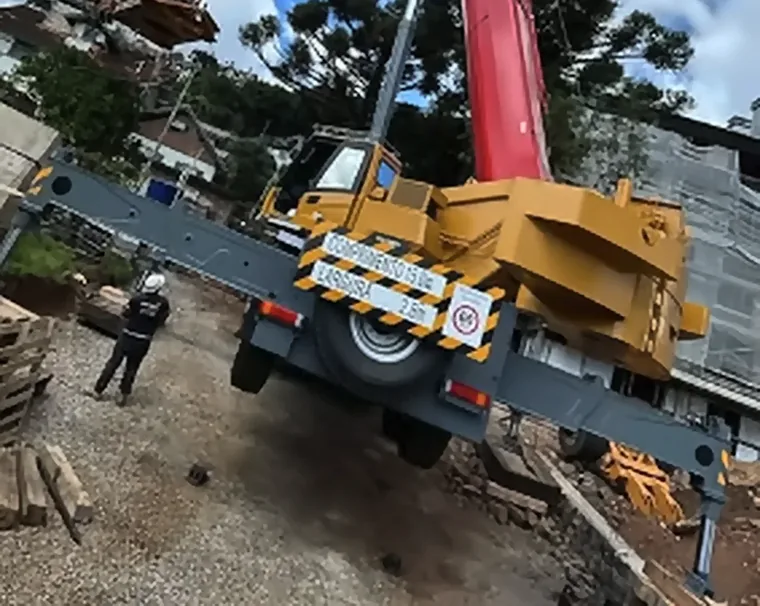
#> input picture assets/img/montagem-detalhe-760.webp, 760 x 606 px
$ python -i enhance_images.py   (imports and definitions only)
#> lines starting #> are read from the running program, lines starting #| are printed output that depends on the picture
#> further down, picture is the input picture: shape (606, 760, 3); mean B, G, R 78.1, 86, 91.8
"""Prepare photos for the site: clean up, enlarge and export as WebP.

Produces two files per photo in public/assets/img/: a full-size version
(at least 1100 px wide) and a 760 px version used on phones.

    python3 tools/enhance_images.py photo.jpg --name obra-construcao
    python3 tools/enhance_images.py photo.jpg --name montagem-detalhe --crop-top 0.4

Requires: pip install opencv-python pillow numpy

Upscaling here is classical (denoise + Lanczos + edge-aware sharpening).
It cleans compression artefacts but cannot invent detail, so the best
results always come from the original camera files, not screenshots.
"""

import argparse
from pathlib import Path

import cv2
import numpy as np
from PIL import Image

OUTPUT_DIR = Path(__file__).resolve().parent.parent / "public" / "assets" / "img"
TARGET_WIDTH = 1100
MOBILE_WIDTH = 760


def enhance(image: np.ndarray) -> np.ndarray:
    """Remove block noise, enlarge in 2x steps and restore edge contrast."""
    image = cv2.fastNlMeansDenoisingColored(image, None, 3, 3, 5, 15)

    while image.shape[1] < TARGET_WIDTH:
        height, width = image.shape[:2]
        image = cv2.resize(image, (width * 2, height * 2), interpolation=cv2.INTER_LANCZOS4)
        image = cv2.bilateralFilter(image, 5, 18, 5)
        blurred = cv2.GaussianBlur(image, (0, 0), 1.4)
        image = cv2.addWeighted(image, 1.35, blurred, -0.35, 0)

    lab = cv2.cvtColor(image, cv2.COLOR_BGR2LAB)
#> lab: shape (1212, 1520, 3); mean of channels 0, 1, 2 91.6, 129.5, 133.7
    lightness, a, b = cv2.split(lab)
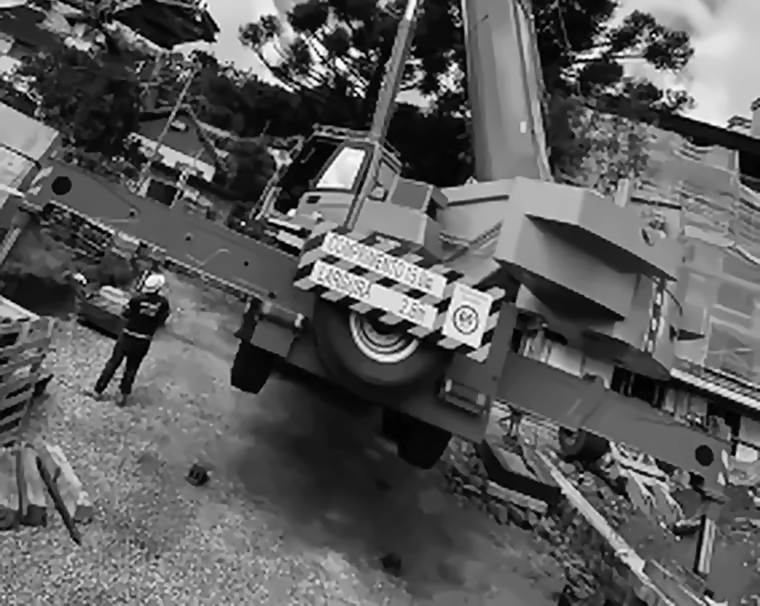
#> lightness: shape (1212, 1520) (shown at 1/2 size); min 0, max 255, mean 91.6
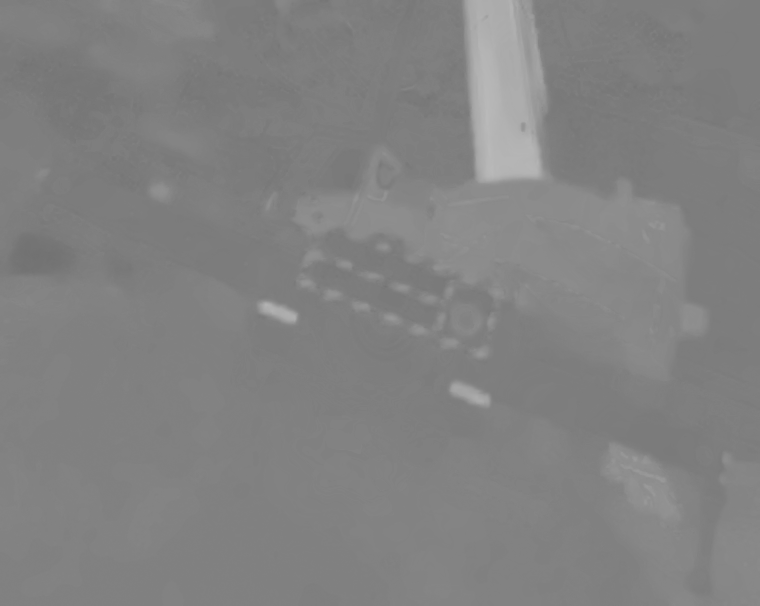
#> a: shape (1212, 1520) (shown at 1/2 size); min 112, max 186, mean 129.5
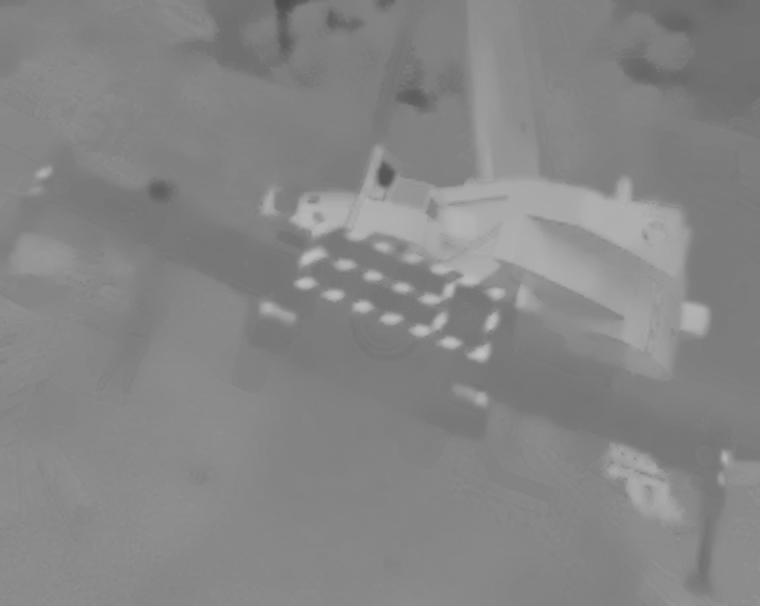
#> b: shape (1212, 1520) (shown at 1/2 size); min 78, max 194, mean 133.7
    lightness = cv2.createCLAHE(clipLimit=0.6, tileGridSize=(8, 8)).apply(lightness)
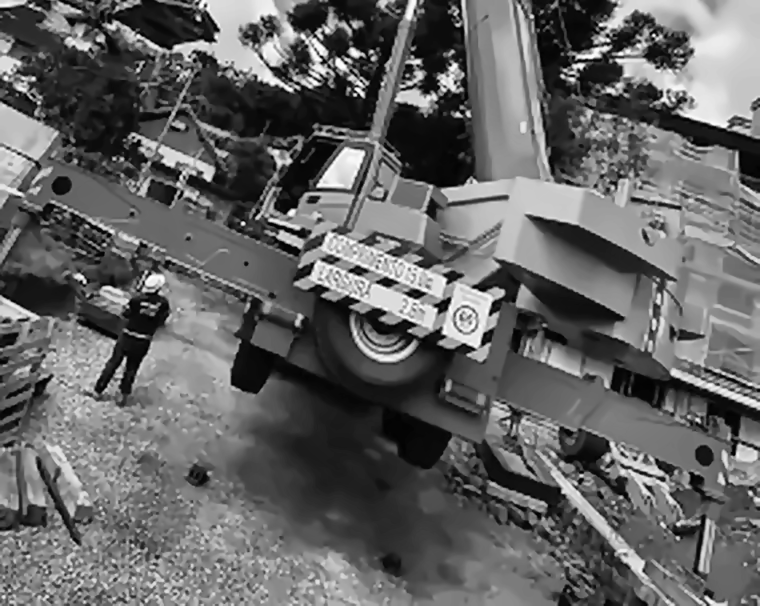
#> lightness: shape (1212, 1520) (shown at 1/2 size); min 1, max 255, mean 100.3
    image = cv2.cvtColor(cv2.merge((lightness, a, b)), cv2.COLOR_LAB2BGR)
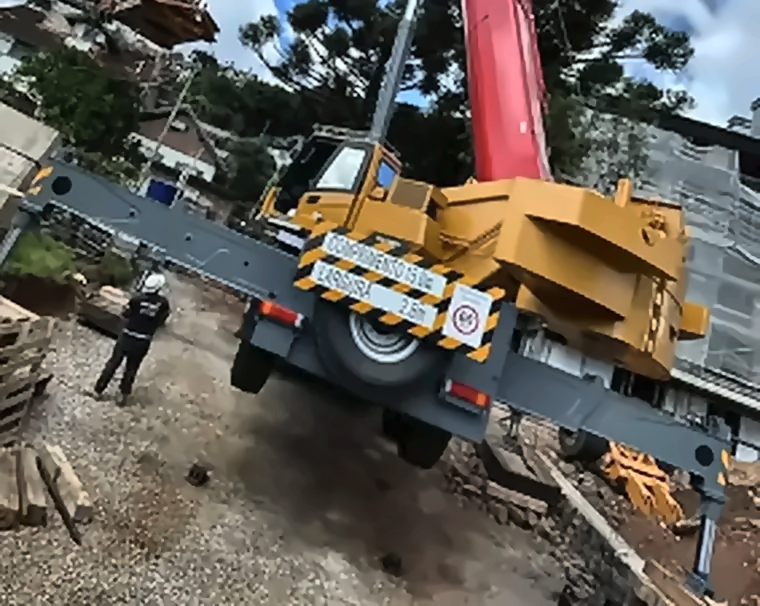
#> image: shape (1212, 1520, 3) (shown at 1/2 size); mean B, G, R 85.9, 94.2, 100.1

    # A whisper of grain hides the plastic look of upscaled flat areas.
    grain = np.random.default_rng(7).normal(0, 1.6, image.shape[:2]).astype(np.float32)
    return np.clip(image.astype(np.float32) + grain[..., None], 0, 255).astype(np.uint8)


def main() -> None:
    parser = argparse.ArgumentParser(description="Enhance a photo for the site.")
    parser.add_argument("source", type=Path)
    parser.add_argument("--name", required=True, help="output file name, without extension")
    parser.add_argument("--crop-top", type=float, default=0.0, help="fraction of the height to drop from the top")
    args = parser.parse_args()

    image = cv2.imread(str(args.source), cv2.IMREAD_COLOR)
    if image is None:
        raise SystemExit(f"Could not read {args.source}")

    if args.crop_top:
        image = image[int(image.shape[0] * args.crop_top):]

    if image.shape[1] < TARGET_WIDTH:
        image = enhance(image)

    photo = Image.fromarray(cv2.cvtColor(image, cv2.COLOR_BGR2RGB))
    full = OUTPUT_DIR / f"{args.name}.webp"
    mobile = OUTPUT_DIR / f"{args.name}-760.webp"

    photo.save(full, "WEBP", quality=84, method=6)
    ratio = MOBILE_WIDTH / photo.width
    photo.resize((MOBILE_WIDTH, round(photo.height * ratio)), Image.LANCZOS).save(
        mobile, "WEBP", quality=82, method=6
    )
    print(f"{full.name} {photo.size}  ·  {mobile.name}")


# [2 lines not run here, left out]

>>> import cv2
>>> picture = cv2.imread('../assets/img/montagem-detalhe-760.webp')
>>> result = enhance(picture)

$ run again, on assets/img/montagem-estrutura-760.webp
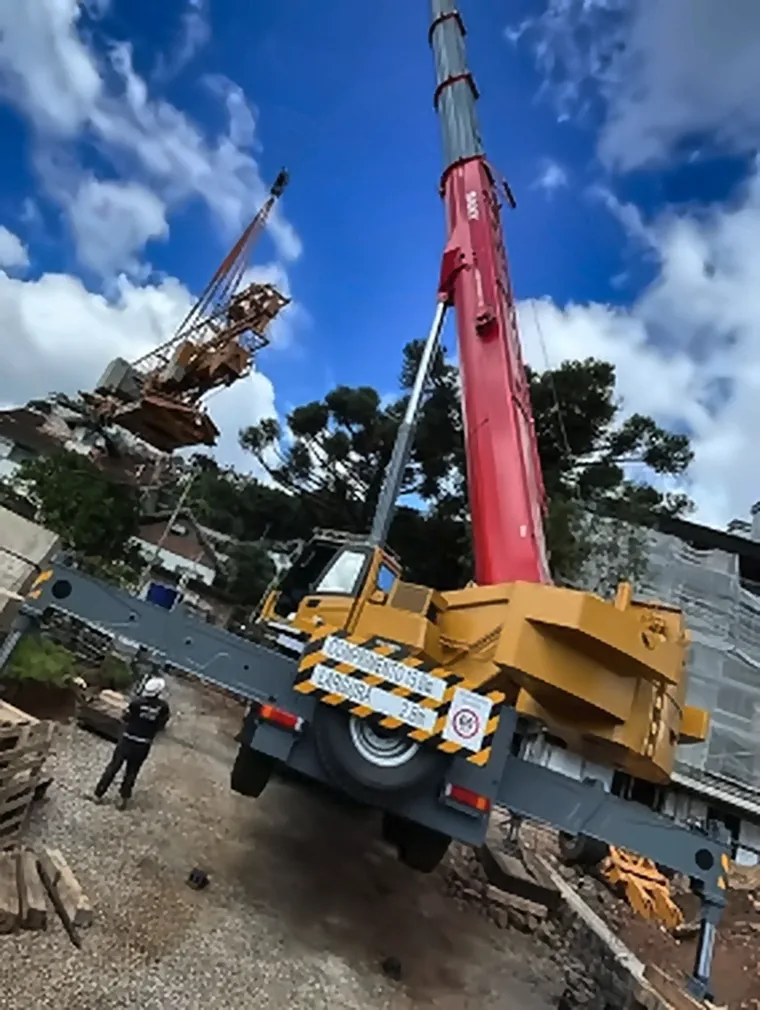
#> input picture assets/img/montagem-estrutura-760.webp, 760 x 1010 px
#> picture is the input picture: shape (1010, 760, 3); mean B, G, R 116.8, 98.9, 88.4
#> lab: shape (2020, 1520, 3); mean of channels 0, 1, 2 105.5, 132, 118.2
#> in enhance, `lightness = cv2.createCLAHE(clipLimit=0.6, tileGridSize=(8, 8)).apply(..`:
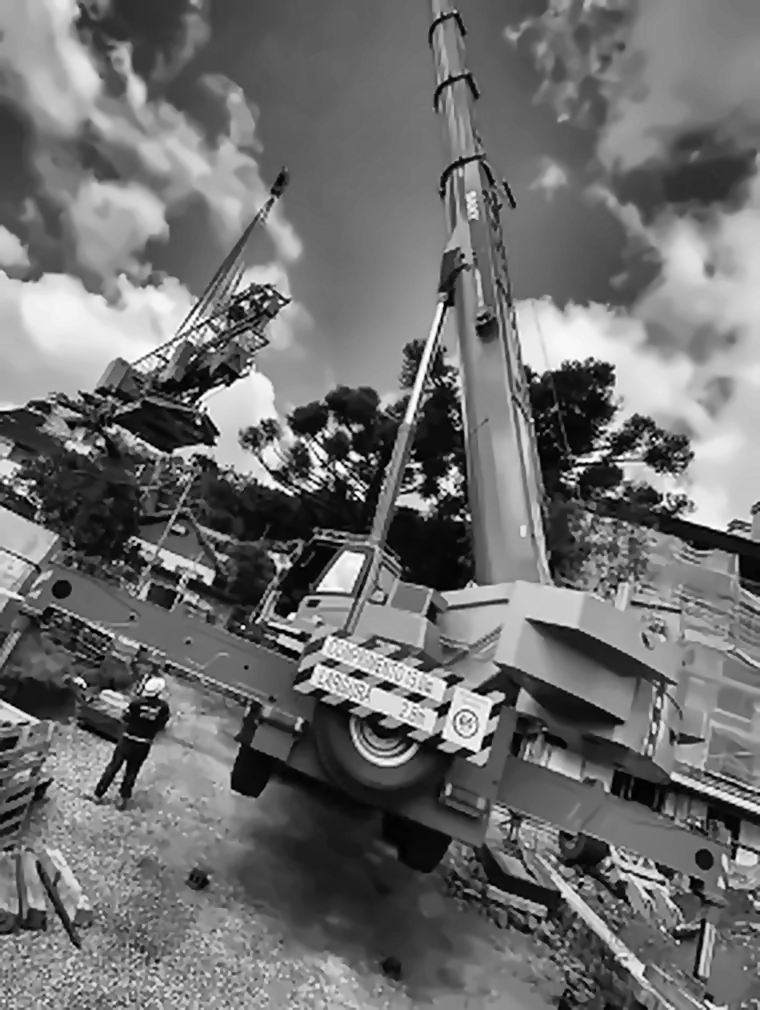
#> lightness: shape (2020, 1520) (shown at 1/2 size); min 1, max 255, mean 110.6
#> in enhance, `image = cv2.cvtColor(cv2.merge((lightness, a, b)), cv2.COLOR_LAB2BGR)`:
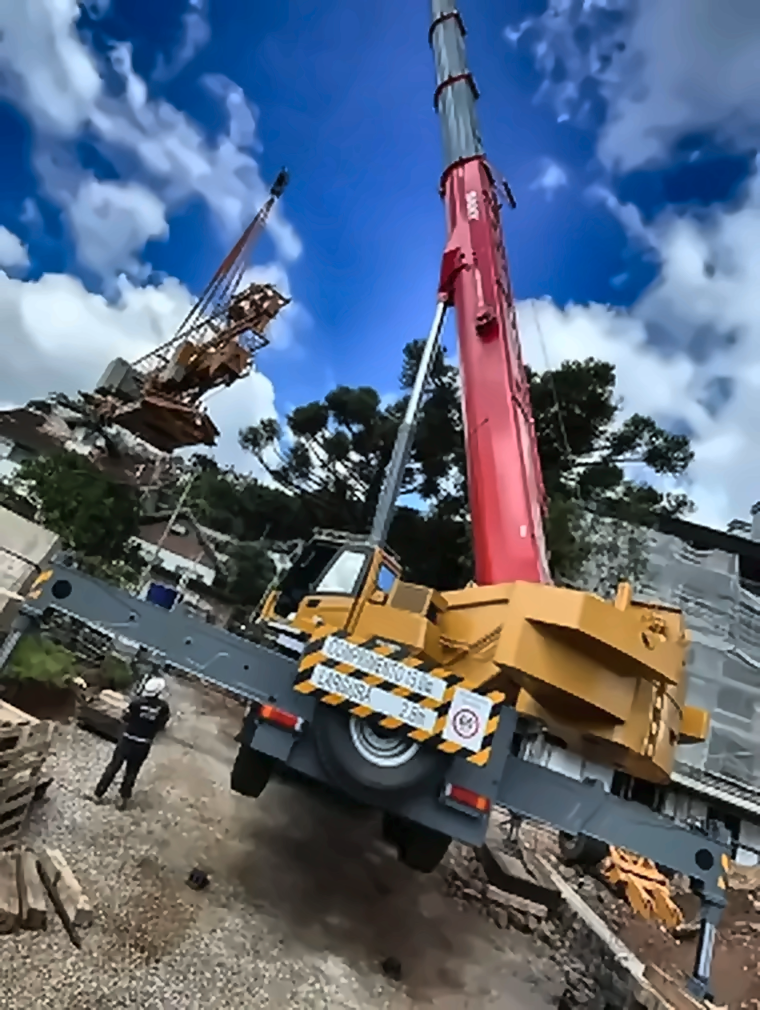
#> image: shape (2020, 1520, 3) (shown at 1/2 size); mean B, G, R 121.3, 103.7, 93

$ run again, on assets/img/obra-construcao-760.webp
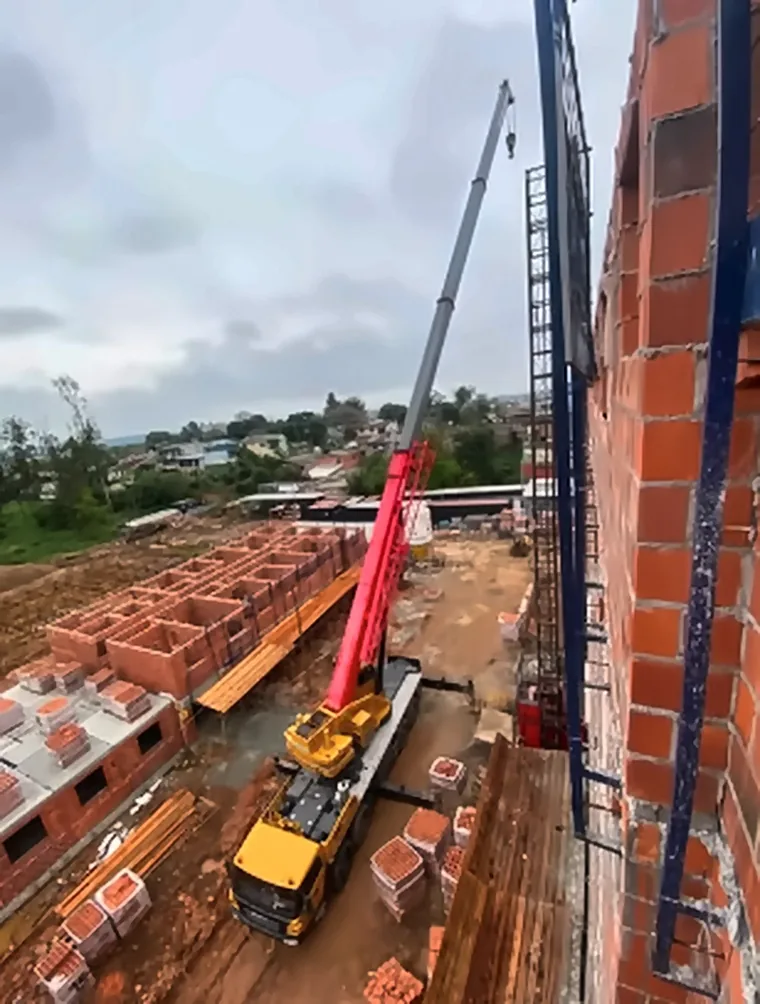
#> input picture assets/img/obra-construcao-760.webp, 760 x 1004 px
#> picture is the input picture: shape (1004, 760, 3); mean B, G, R 118.9, 124.3, 146.3
#> lab: shape (2008, 1520, 3); mean of channels 0, 1, 2 136, 137.3, 135.7
#> in enhance, `lightness, a, b = cv2.split(lab)`:
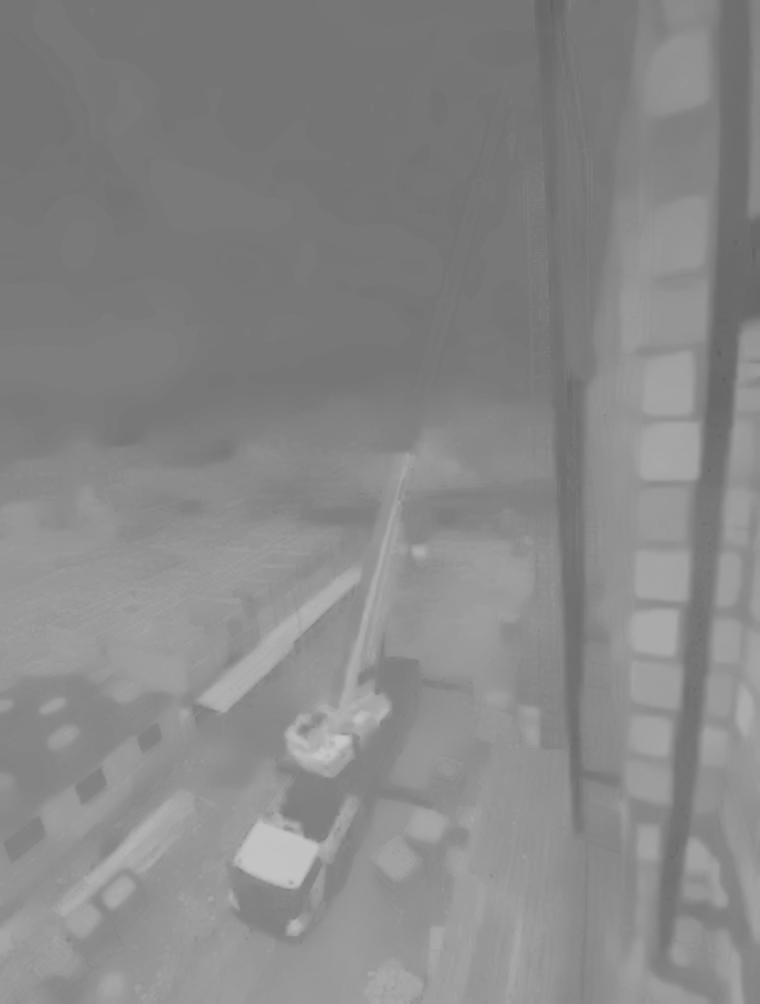
#> b: shape (2008, 1520) (shown at 1/2 size); min 97, max 199, mean 135.7
#> in enhance, `image = cv2.cvtColor(cv2.merge((lightness, a, b)), cv2.COLOR_LAB2BGR)`:
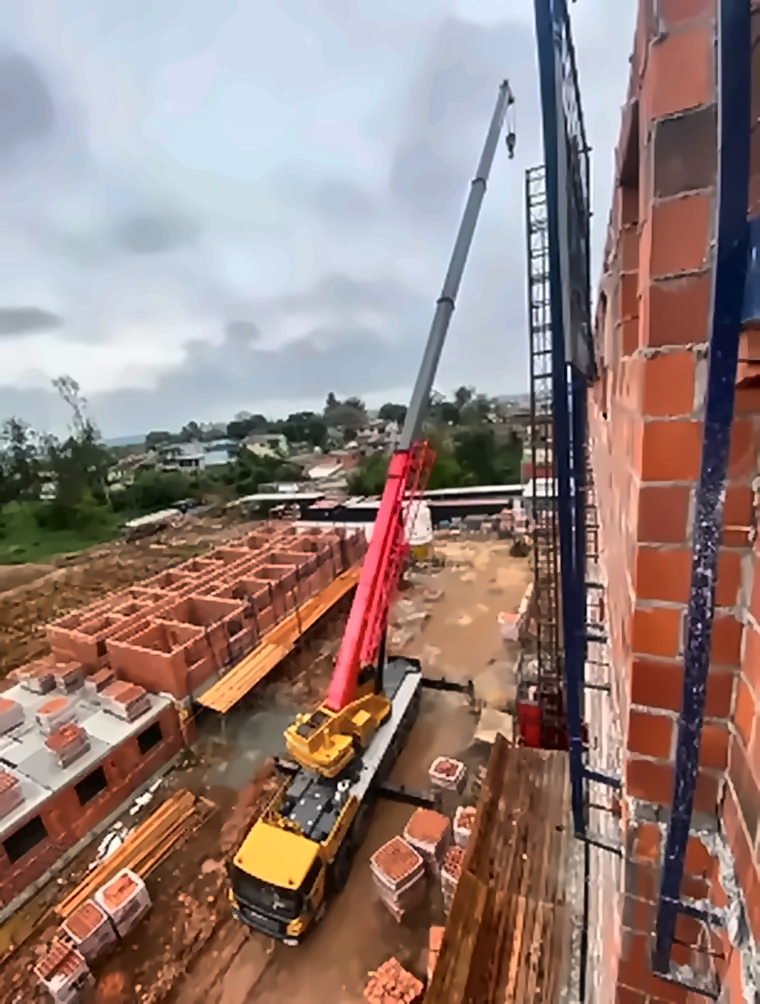
#> image: shape (2008, 1520, 3) (shown at 1/2 size); mean B, G, R 121.1, 127, 149
